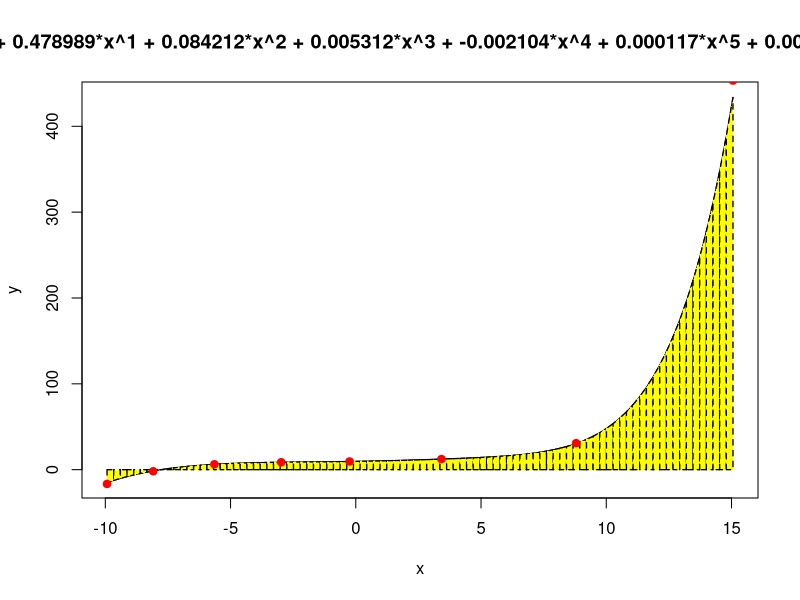

Write R code to recreate this figure.
######################################################################
#Script automatico gerado por ‘trapezium’, software de interpolação #
#e integracao numérica                                              #
######################################################################

#
#Parametros. Devem ser preenchidos pelo software
#

#Nome da figura
nome <- 'saida.png'

#Dados tabelados
x.tab <- c(-9.930801,-8.087719,-5.645530,-2.977483,-0.246702,3.421118,8.797990,15.058632);
y.tab <- c(-16.614173,-1.895916,6.279476,8.664678,9.553514,12.306483,30.873239,453.272727);

#Pontos interpolados, calculados pelo 'trapezium'
x.int <- c(-35.437500,-8.460581,-4.637405,2.686352,4.554054,5.547009,7.018967,8.259184,25.992063,997.500000);
y.int <- c(-677505122295.136108,-29824885.835789,-441276.354271,9951.273817,397141.712029,1576424.663752,8171845.856405,25496994.329233,77623588843.132904,9499212973398474883072.000000);

# Coeficientes do polinomio interpolador
coef <- c(9.666644,0.478989,0.084212,0.005312,-0.002104,0.000117,0.000019,0.000001);

# Numero de pontos da tabela
n.tab <- 8;

# Numero de pontos a interpolar
n.int <- 10;

# Numero de trapezios
n.tpz <- 94

# Titulo
titulo <- 'P(x) = 9.666644*x^0 + 0.478989*x^1 + 0.084212*x^2 + 0.005312*x^3 + -0.002104*x^4 + 0.000117*x^5 + 0.000019*x^6 + 0.000001*x^7'

#
# Esta parte do script deve funcionar desde que os parametros
# acima estejam devidamente preenchidos. E' a parte estatica
# do script. Copiar exatamente desta forma no arquivo de saida.
#

#calcula o valor interpolado para o ponto x
polinomio <- function(x, coef, n){
	resultado <- 0;
	for(i in 1:n){
		resultado <- resultado + coef[i] * (x^(i - 1));
	}
	return(resultado);
}

#
#Aqui começam os comandos para plotar os resultados
#

# Cria o arquivo .png
png(nome);

# Gerando figura com 100 pontos
gap <- (max(x.tab) - min(x.tab)) / 100;
x <- seq(min(x.tab),max(x.tab),gap);
y <- polinomio(x, coef, n.tab);
plot(x,y,type='l', main = titulo);

#Plota os trapezios
h <- (max(x.tab) - min(x.tab)) / n.tpz;
xp <- seq(min(x.tab), max(x.tab), h);
yp <- polinomio(xp, coef, n.tab);
for(i in 1:(n.tpz)){
	polygon(c(xp[i], xp[i], xp[i+1], xp[i+1], xp[i]),c(0, yp[i], yp[i+1], 0, 0),col='yellow', border='black', lty=2, lwd=1.3);
}

#Pontos da tabela
for(i in 1:n.tab){
	points(x.tab[i],y.tab[i],col='red',pch=19);
}

# Pontos interpolados
for(i in 1:n.tab){
	points(x.int[i],y.int[i],col='blue',pch=19);
}

# Encerra a criação do arquivo .png
dev.off();
